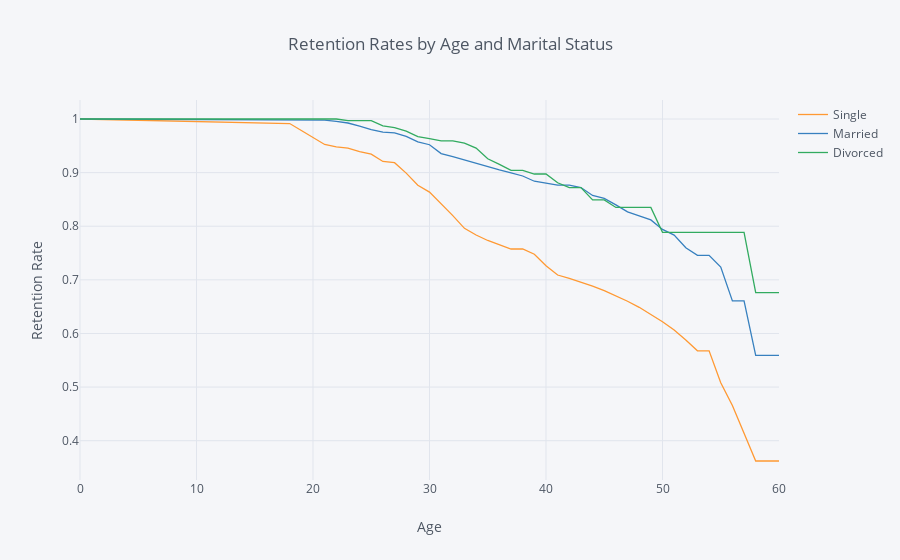

Source (notebook cell):
### Markdown cell above
## 5. Let's also look at the marital status curves by employee age. Generate and plot the survival curves showing retention rates by marital status and age.

### Code cell
rates5 = survival(data, 'MaritalStatus', 'Age', 'Attrition')

rates5.iplot(kind='line', xTitle='Age', yTitle='Retention Rate',
            title='Retention Rates by Age and Marital Status')

### Figure 1 — Plotly figure (JSON) as saved in the notebook; plotly's stock layout.template omitted (floating-point values rounded to 4 significant figures)
{"data": [{"line": {"color": "rgba(255, 153, 51, 1.0)", "dash": "solid", "shape": "linear", "width": 1.3}, "mode": "lines", "name": "Single", "text": "", "type": "scatter", "uid": "446c546d-b40e-429d-a57c-3f38952d8528", "x": [0, 18, 19, 20, 21, 22, 23, 24, 25, 26, 27, 28, 29, 30, 31, 32, 33, 34, 35, 36, 37, 38, 39, 40, 41, 42, 43, 44, 45, 46, 47, 48, 49, 50, 51, 52, 53, 54, 55, 56, 57, 58, 59, 60], "y": [1, 0.9915, 0.9786, 0.9657, 0.9525, 0.9481, 0.9459, 0.9391, 0.9346, 0.9208, 0.9185, 0.899, 0.8765, 0.8636, 0.8421, 0.8198, 0.7961, 0.7837, 0.7734, 0.7659, 0.7575, 0.7575, 0.7477, 0.7263, 0.709, 0.7027, 0.6957, 0.6882, 0.6799, 0.6705, 0.6601, 0.6488, 0.636, 0.6219, 0.6064, 0.588, 0.5677, 0.5677, 0.508, 0.4656, 0.4139, 0.3622, 0.3622, 0.3622]}, {"line": {"color": "rgba(55, 128, 191, 1.0)", "dash": "solid", "shape": "linear", "width": 1.3}, "mode": "lines", "name": "Married", "text": "", "type": "scatter", "uid": "24cd2126-2418-4dec-b056-3e895a8d19d0", "x": [0, 18, 19, 20, 21, 22, 23, 24, 25, 26, 27, 28, 29, 30, 31, 32, 33, 34, 35, 36, 37, 38, 39, 40, 41, 42, 43, 44, 45, 46, 47, 48, 49, 50, 51, 52, 53, 54, 55, 56, 57, 58, 59, 60], "y": [1, 0.9978, 0.9978, 0.9978, 0.9978, 0.9955, 0.9925, 0.9865, 0.9804, 0.9757, 0.9741, 0.9675, 0.9573, 0.952, 0.9355, 0.9297, 0.9235, 0.9171, 0.9103, 0.9052, 0.8996, 0.8937, 0.884, 0.8805, 0.8766, 0.8766, 0.8721, 0.8574, 0.8521, 0.8399, 0.8267, 0.8195, 0.8118, 0.7941, 0.7835, 0.7598, 0.7457, 0.7457, 0.7238, 0.6608, 0.6608, 0.5592, 0.5592, 0.5592]}, {"line": {"color": "rgba(50, 171, 96, 1.0)", "dash": "solid", "shape": "linear", "width": 1.3}, "mode": "lines", "name": "Divorced", "text": "", "type": "scatter", "uid": "e93f7f6a-2aa9-4960-aea4-c3df4933f005", "x": [0, 18, 19, 20, 21, 22, 23, 24, 25, 26, 27, 28, 29, 30, 31, 32, 33, 34, 35, 36, 37, 38, 39, 40, 41, 42, 43, 44, 45, 46, 47, 48, 49, 50, 51, 52, 53, 54, 55, 56, 57, 58, 59, 60], "y": [1, 1, 1, 1, 1, 1, 0.9969, 0.9969, 0.9969, 0.9873, 0.9841, 0.9774, 0.967, 0.9633, 0.9594, 0.9594, 0.955, 0.9458, 0.9258, 0.9153, 0.9041, 0.9041, 0.8974, 0.8974, 0.8811, 0.8719, 0.8719, 0.849, 0.849, 0.8351, 0.8351, 0.8351, 0.8351, 0.7887, 0.7887, 0.7887, 0.7887, 0.7887, 0.7887, 0.7887, 0.7887, 0.676, 0.676, 0.676]}], "layout": {"legend": {"bgcolor": "#F5F6F9", "font": {"color": "#4D5663"}}, "paper_bgcolor": "#F5F6F9", "plot_bgcolor": "#F5F6F9", "title": {"font": {"color": "#4D5663"}, "text": "Retention Rates by Age and Marital Status"}, "xaxis": {"gridcolor": "#E1E5ED", "showgrid": true, "tickfont": {"color": "#4D5663"}, "title": {"font": {"color": "#4D5663"}, "text": "Age"}, "zerolinecolor": "#E1E5ED"}, "yaxis": {"gridcolor": "#E1E5ED", "showgrid": true, "tickfont": {"color": "#4D5663"}, "title": {"font": {"color": "#4D5663"}, "text": "Retention Rate"}, "zerolinecolor": "#E1E5ED"}}}
